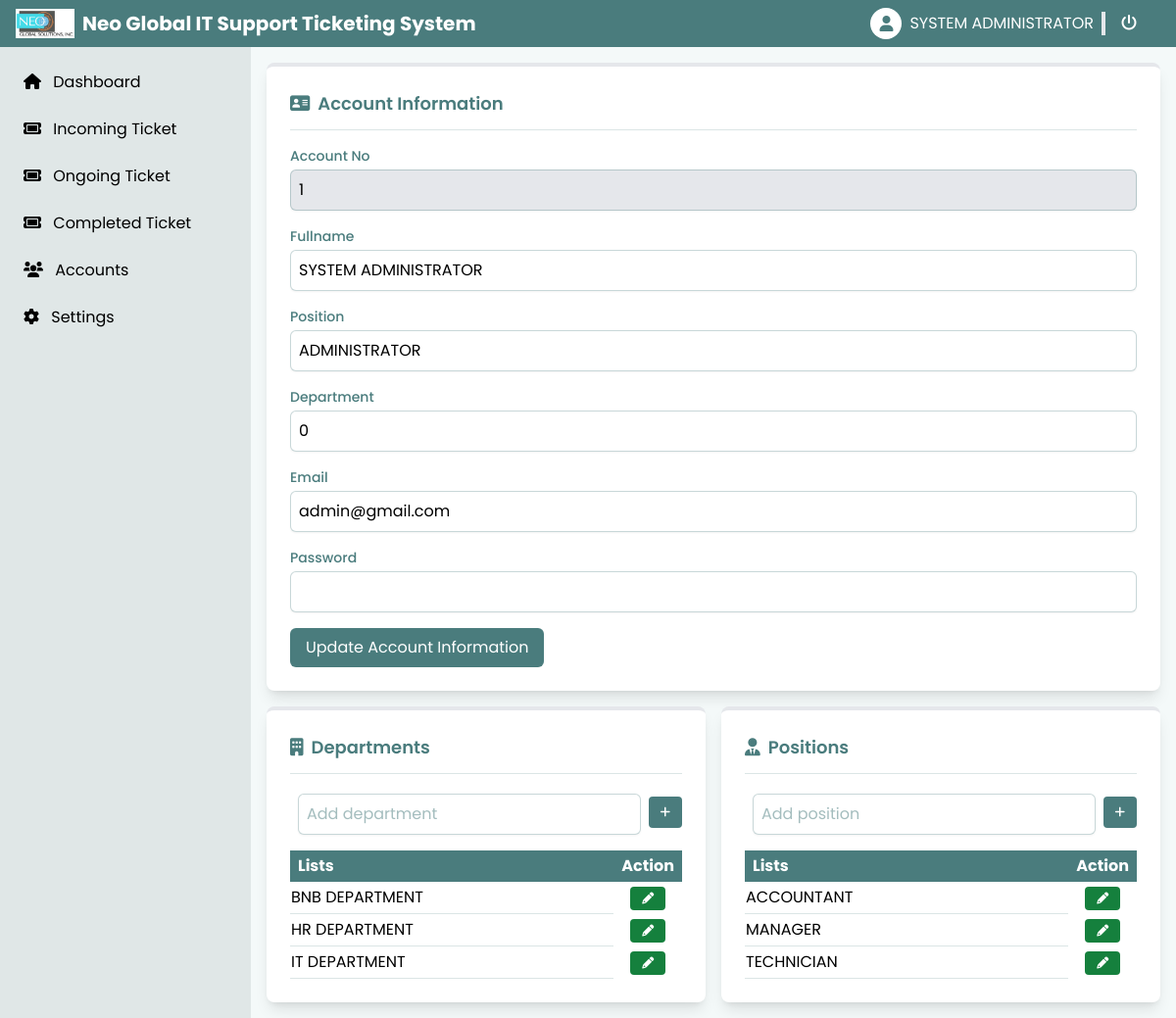
/view/admin/settings.php (signed in), run on an earlier commit of the app's database.
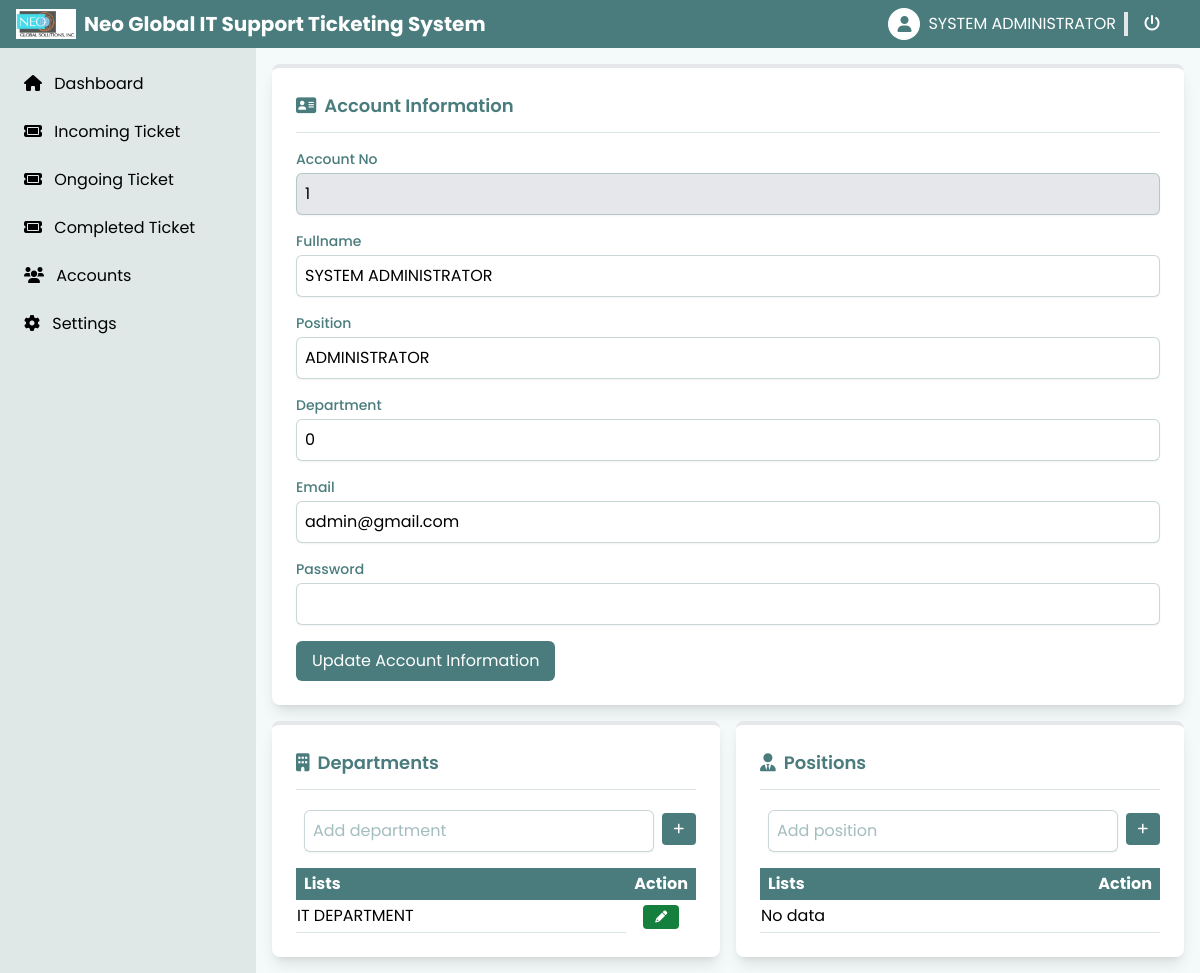
And on a later commit of the database.
### tables this page shows
CREATE TABLE `department`  (
  `department_id` int NOT NULL AUTO_INCREMENT,
  `department_name` varchar(255) NULL DEFAULT NULL,
  `added_by` varchar(255) NULL DEFAULT NULL,
  `date_added` datetime NULL DEFAULT NULL,
  `date_updated` datetime NULL DEFAULT NULL,
  PRIMARY KEY (`department_id`) USING BTREE
);

CREATE TABLE `position`  (
  `position_id` int NOT NULL AUTO_INCREMENT,
  `position_name` varchar(255) NULL DEFAULT NULL,
  `added_by` varchar(255) NULL DEFAULT NULL,
  `date_added` datetime NULL DEFAULT NULL,
  `date_updated` datetime NULL DEFAULT NULL,
  PRIMARY KEY (`position_id`) USING BTREE
);

### database/config.php (called while the page is built, shortened)
<?php
class DatabaseConnector
{
    private $host = 'localhost';
    private $port = 3307;
    private $db = 'neo-ticketing';
    private $user = 'codegehan';
    private $pass = '!@#Admin123*';
    private $charset = 'utf8mb4';
    public $pdo;
    private function connect()
    {
        $dsn = "mysql:host={$this->host};port={$this->port};dbname={$this->db};charset={$this->charset}";
        $options = [
            PDO::ATTR_ERRMODE            => PDO::ERRMODE_EXCEPTION,
            PDO::ATTR_DEFAULT_FETCH_MODE => PDO::FETCH_ASSOC,
            PDO::ATTR_EMULATE_PREPARES   => false,
        ];
        try {
            $this->pdo = new PDO($dsn, $this->user, $this->pass, $options);
        } catch (\PDOException $e) {
            throw new \PDOException($e->getMessage(), (int)$e->getCode());
        }
    }
    public function closeConnection()
    {
        $this->pdo = null;
    }
    public function query($sql, $params = [])
    {
        try{
            $this->pdo->beginTransaction();
            $stmt = $this->pdo->prepare($sql);
            $result = $stmt->execute($params);
            if ($result) {
                $this->pdo->commit();
                return $stmt;
            } else {
                throw new \PDOException("Failed to execute request.");
            }
        } catch (\PDOException $e) {
            $this->pdo->rollBack();
            error_log("Database Error: " . $e->getMessage());
            return false;
        }
        finally {
            $this->closeConnection();
        }
    }
    public function fetchAll($sql, $params = [])
    {
        try {
            $stmt = $this->query($sql, $params);
            return $stmt->fetchAll();
        } finally {
            $this->closeConnection();
        }
    }
}

### view/admin/settings.php (the view, shortened to what the changed rows need)
<?php
include('components/header.php');
include('components/s-navbar.php');
$dep_items_per_page = 10;
$dep_current_page = isset($_GET['dep_page']) ? (int)$_GET['dep_page'] : 1;
$dep_offset = ($dep_current_page - 1) * $dep_items_per_page;
$fetchDepartmentSql = "SELECT department_id, department_name
                      FROM department
                      ORDER BY department_name
                      LIMIT $dep_items_per_page OFFSET $dep_offset";
$resultDepartmentSql = $db->fetchAll($fetchDepartmentSql);
$pos_items_per_page = 10;
$pos_current_page = isset($_GET['pos_page']) ? (int)$_GET['pos_page'] : 1;
$pos_offset = ($pos_current_page - 1) * $pos_items_per_page;
$fetchPositionSql = "SELECT position_id, position_name
                    FROM position
                    ORDER BY position_name
                    LIMIT $pos_items_per_page OFFSET $pos_offset";
$resultPositionSql = $db->fetchAll($fetchPositionSql);
?>
<main class="flex-1 p-4">
    <div class="flex-auto grid grid-cols-2 gap-4 mt-4">
        <div class="col-span-1">
            <div class="bg-white shadow-lg rounded-lg p-6 border-t-4">
                <table class="w-full table-border">
                    <thead class="bg-primary text-white">
                        <tr>
                            <th class="py-1 px-2 text-left">Lists</th>
                            <th class="py-1 px-2 text-center w-6">Action</th>
                        </tr>
                    </thead>
                    <tbody>
                        <?php if(count($resultDepartmentSql) > 0) :?>
                            <?php foreach($resultDepartmentSql as $d) : ?>
                                <tr>
                                    <td class="border-b border-[#4a7c7d]/20 py-1"><?=$d['department_name']?></td>
                                    <td class="text-center">
                                        <button
                                            type="button"
                                            onclick="editDepartment('<?=$d['department_id']?>','<?=$d['department_name']?>');"
                                            class="bg-green-700 text-white px-3 py-1 rounded text-xs transition-all hover:scale-125">
                                            <i class="fas fa-pencil"></i>
                                        </button>
                                    </td>
                                </tr>
                            <?php endforeach; ?>
                        <?php else : ?>
                            <tr>
                                <td colspan="2" class="border-b border-[#4a7c7d]/20 py-1">No data</td>
                            </tr>
                        <?php endif; ?>
                    </tbody>
                </table>
            </div>
        </div>
        <div class="col-span-1">
            <div class="bg-white shadow-lg rounded-lg p-6 border-t-4">
                <table class="w-full table-border">
                    <thead class="bg-primary text-white">
                        <tr>
                            <th class="py-1 px-2 text-left">Lists</th>
                            <th class="p-1 px-2 text-left w-5">Action</th>
                        </tr>
                    </thead>
                    <tbody>
                        <?php if(count($resultPositionSql) > 0) :?>
                            <?php foreach($resultPositionSql as $p) : ?>
                                <tr>
                                    <td class="border-b border-[#4a7c7d]/20 py-1"><?=$p['position_name']?></td>
                                    <td class="text-center">
                                        <button
                                            type="button"
                                            onclick="editPostion('<?=$p['position_id']?>','<?=$p['position_name']?>');"
                                            class="bg-green-700 text-white px-3 py-1 rounded text-xs transition-all hover:scale-125">
                                            <i class="fas fa-pencil"></i>
                                        </button>
                                    </td>
                                </tr>
                            <?php endforeach; ?>
                        <?php else : ?>
                            <tr>
                                <td colspan="2" class="border-b border-[#4a7c7d]/20 py-1">No data</td>
                            </tr>
                        <?php endif; ?>
                    </tbody>
                </table>
            </div>
        </div>
    </div>
</main>
<?php
include('components/footer.php');
?>

What changed in the data, as far as the page shows it:
removed department: department_name "BNB DEPARTMENT"
removed department: department_name "HR DEPARTMENT"
removed position: position_name "ACCOUNTANT"
removed position: position_name "MANAGER"
removed position: position_name "TECHNICIAN"
Also different on the page:
text now shown: "No data"
